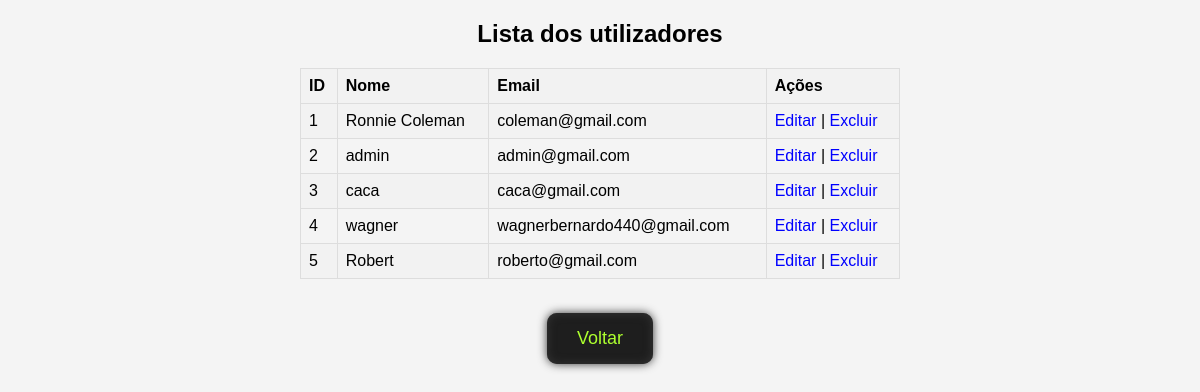
Page /utilizadoreadm.php on the earlier database version.
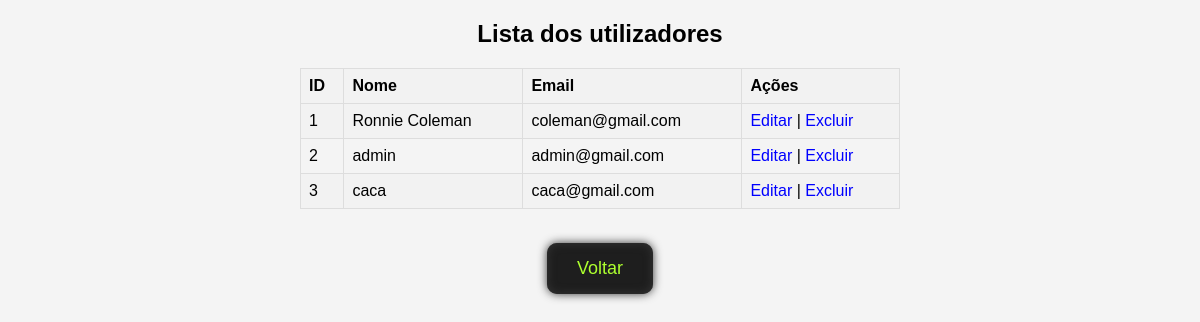
Same page on the later database version.
### tables this page shows
CREATE TABLE `usuarios` (
  `id` int(11) NOT NULL,
  `nome` varchar(255) NOT NULL,
  `senha` varchar(255) NOT NULL,
  `email` varchar(255) NOT NULL,
  `foto` varchar(255) DEFAULT NULL,
  `created_at` timestamp NOT NULL DEFAULT current_timestamp(),
  `admin` tinyint(1) DEFAULT 0
);

### utilizadoreadm.php (the view, shortened to what this page needs)
<?php
$servername = "localhost";
$username = "Wagner";
$password = "123";
$dbname = "pap";
$conn = new mysqli($servername, $username, $password, $dbname);
$select_query = "SELECT * FROM usuarios";
$result = $conn->query($select_query);
?>
<!DOCTYPE html>
<html>
<head>
    <link rel="stylesheet" type="text/css" href="styles.css">
</head>
<body>
<h2>Lista dos utilizadores</h2>
<table>
    <tr>
        <th>ID</th>
        <th>Nome</th>
        <th>Email</th>
        <th>Ações</th>
    </tr>
    <?php
    if ($result->num_rows > 0) {
        while ($row = $result->fetch_assoc()) {
            echo "<tr>";
            echo "<td>" . $row["id"] . "</td>";
            echo "<td>" . $row["nome"] . "</td>";
            echo "<td>" . $row["email"] . "</td>";
            echo "<td><a href='edit.php?id=" . $row["id"] . "'>Editar</a> | <a href='?delete_id=" . $row["id"] .
             "'>Excluir</a></td>";
            echo "</tr>";
        }
    } else {
        echo "<tr><td colspan='4'>Nenhum usuário encontrado</td></tr>";
    }
    ?>
</table>
<form action="pagina_admin.php">
    <button type="submit">Voltar</button>
</body>
</html>

### styles.css (style rules this page uses)
body { font-family: Arial, sans-serif; background-color: #f4f4f4; margin: 0; padding: 0; }
h2 { text-align: center; margin-top: 20px; }
table { margin: 0 auto; border-collapse: collapse; width: 50%; }
th, td { border: 1px solid #ddd; padding: 8px; text-align: left; }
th { background-color: #f2f2f2; }
tr:nth-child(even) { background-color: #f2f2f2; }
a { text-decoration: none; color: blue; }
form { display: flex; justify-content: center; align-items: center; height: 15vh; }
button { padding: 15px 30px; font-size: 18px; outline: none; border: none; border-radius: 10px; transition: 0.5s; background: #1e1e1e; color: greenyellow; box-shadow: 0 0 10px #363636, inset 0 0 10px #363636; }

Differences in the rows shown:
removed usuarios: id "4", nome "wagner", email "wagnerbernardo440@gmail.com"
removed usuarios: id "5", nome "Robert", email "roberto@gmail.com"
